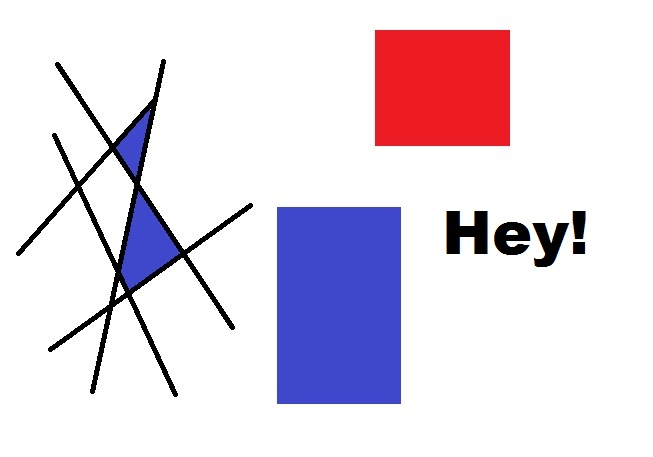
#> input picture OpenCV Tutorial/opencv-corner-detection-sample.jpg, 653 x 457 px, given in place of the camera
$ python 'OpenCV_08 - Blurring and Smoothing(Removing Noise).py'
#> lines starting #> are read from the running program, lines starting #| are printed output that depends on the picture; after the words box and inside, x2 and y2 are one past the last pixel; in counts of white or black regions, pixels touching at a corner belong together
import cv2
import numpy as np

cap = cv2.VideoCapture(0)

while(1):
    _, frame = cap.read()
#> frame is the input picture: shape (457, 653, 3); mean B, G, R 229.7, 216.9, 227
    hsv = cv2.cvtColor(frame, cv2.COLOR_BGR2HSV)
#> hsv: shape (457, 653, 3); mean H, S, V 26.7, 32.8, 240.3

    lower_red = np.array([20,20,40])
    upper_red = np.array([255,255,220])

    mask = cv2.inRange(hsv, lower_red, upper_red)
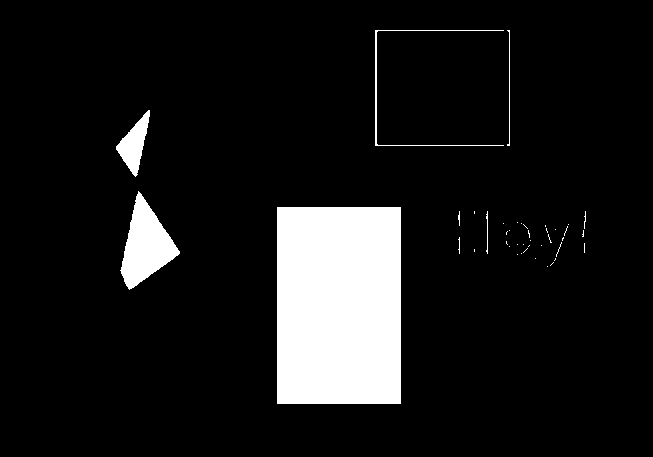
#> mask: shape (457, 653); 9.8% white; 42 white regions (34 under 20 px), largest, box (x1, y1, x2, y2) and area: (277, 207, 401, 404) 24428, (120, 191, 180, 290) 3001, (116, 110, 150, 177) 1023
    res = cv2.bitwise_and(frame,frame, mask= mask)
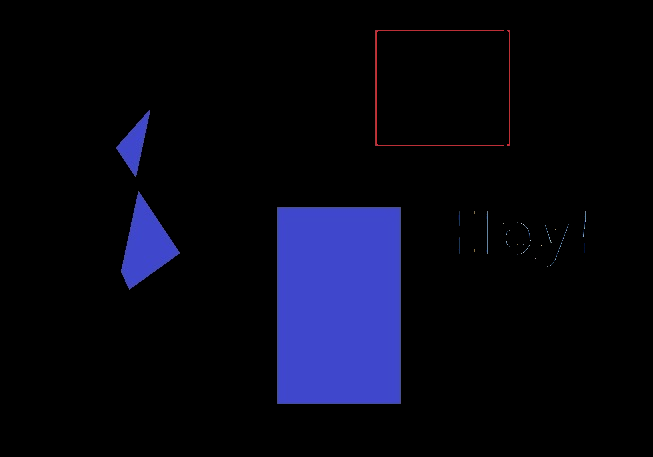
#> res: shape (457, 653, 3); mean B, G, R 19.3, 6.9, 6.4

    kernel = np.ones((15,15),np.float32)/225
    smoothed = cv2.filter2D(res,-1,kernel)
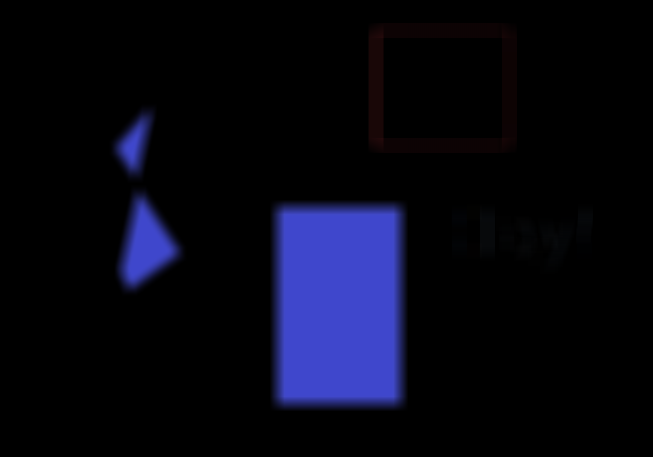
#> smoothed: shape (457, 653, 3); mean B, G, R 19.3, 6.9, 6.4

    blur = cv2.GaussianBlur(res,(15,15),0)
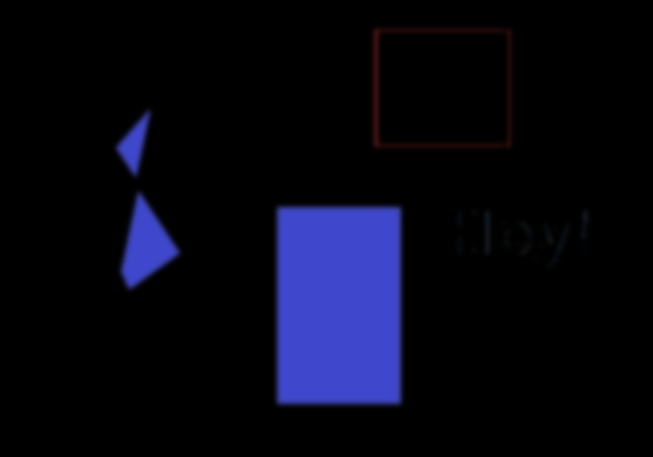
#> blur: shape (457, 653, 3); mean B, G, R 19.3, 6.9, 6.4
    median = cv2.medianBlur(res,15)
    bilateral = cv2.bilateralFilter(res,15,75,75)


    cv2.imshow('Original',frame)
    #cv2.imshow('mask',mask)
    #cv2.imshow('res',res)
    cv2.imshow('Averaging',smoothed)
    cv2.imshow('Gaussian Blurring',blur)
    cv2.imshow('Median Blur',median)
    cv2.imshow('bilateral Blur',bilateral)

    k = cv2.waitKey(5) & 0xFF
#> (key Esc is pressed here)
    if k == 27:
        break

cv2.destroyAllWindows()
cap.release()
